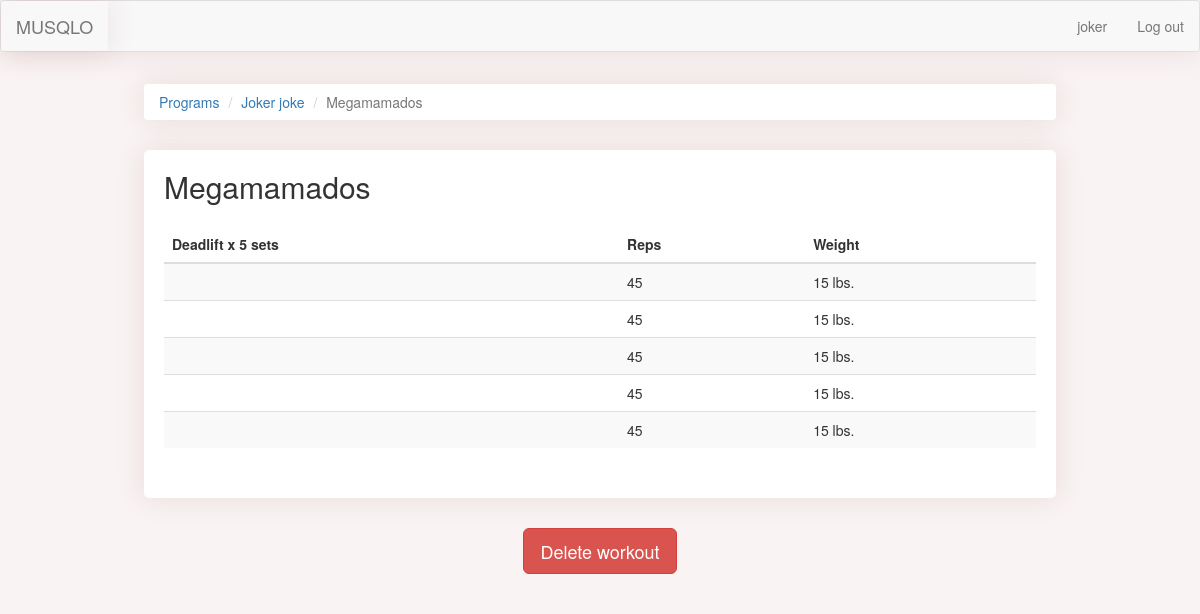
Before: /workouts/1 (signed in) with the older database file.
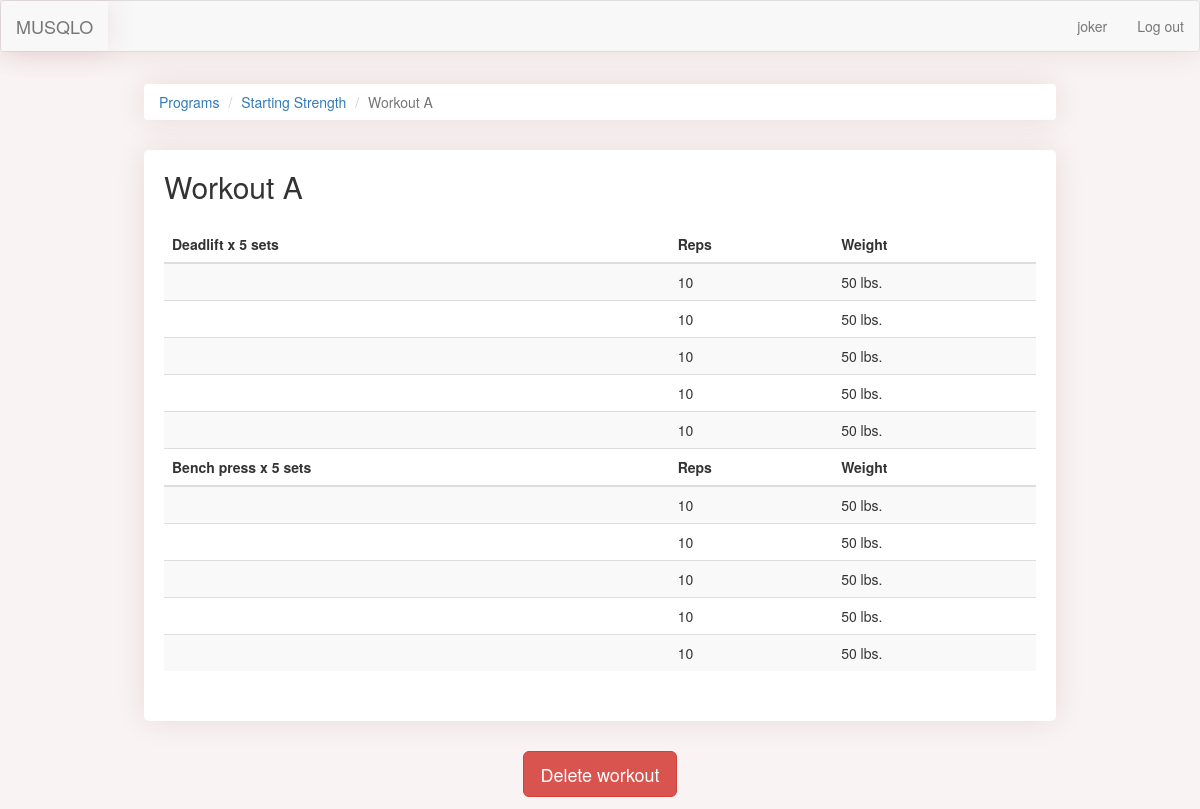
After: the same page with the newer database file.
### main.py (models this page shows)
class Program(db.Model):
    __tablename__ = "programs"
    id = Column(Integer, primary_key=True)
    user_id = Column(Integer, ForeignKey("users.id"))
    user = relationship("User", back_populates="programs")
    name = Column(String(200), nullable=False)
    weeks = Column(Integer, nullable=False)
    workouts = relationship("Workout", back_populates="parent_program")

class Workout(db.Model):
    __tablename__ = "workouts"
    id = Column(Integer, primary_key=True)
    name = Column(String(200), nullable=False)
    week = Column(Integer, nullable=False)
    date = Column(Date, nullable=False)
    program_id = Column(Integer, ForeignKey("programs.id"))
    parent_program = relationship("Program", back_populates="workouts")
    exercises = relationship("Exercise", back_populates="parent_workout")

class Exercise(db.Model):
    __tablename__ = "exercises"
    id = Column(Integer, primary_key=True)
    type = Column(String(200), nullable=False)
    workout_id = Column(Integer, ForeignKey("workouts.id"))
    parent_workout = relationship("Workout", back_populates="exercises")
    sets = relationship("Set", back_populates="parent_exercise")

class Set(db.Model):
    __tablename__ = "sets"
    id = Column(Integer, primary_key=True)
    weight = Column(Integer, nullable=False)
    reps = Column(Integer, nullable=False)
    order = Column(Integer, nullable=False)
    completed = Column(Boolean, nullable=False)
    exercise_id = Column(Integer, ForeignKey("exercises.id"))
    parent_exercise = relationship("Exercise", back_populates="sets")

### main.py (the view)
@app.route("/workouts/<int:workout_id>", methods=["GET", "POST"])
@protect_workout
def show_workout(workout_id):
    requested_workout = Workout.query.get(workout_id)
    return render_template("show-workout.html", workout=requested_workout)

### main.py (called while the page is built)
@login_manager.user_loader
def load_user(user_id):
    return User.query.get(int(user_id))

def protect_workout(f):
    @wraps(f)
    def decorated_function(workout_id, *args, **kwargs):
        requested_workout = Workout.query.get(workout_id)
        if requested_workout.parent_program.user_id != current_user.id:
            return abort(403)
        return f(workout_id, *args, **kwargs)
    return decorated_function

### templates/show-workout.html
{% extends 'bootstrap/base.html' %}
{% import "bootstrap/wtf.html" as wtf %}
{% block content %}
{% include "header.html" %}
<ol class="breadcrumb">
  <li><a href="{{url_for('dashboard')}}">Programs</a></li>
 <li><a href="{{url_for('show_program', program_id=workout.parent_program.id, week=workout.week)}}">{{workout.parent_program.name}}</a></li>
  <li class="active">{{ workout.name }}</li>
</ol>
<div class="card">
    <h2 class="card-title">{{ workout.name }}</h2>
    <table class="table table-striped">
        {% for exercise in workout.exercises: %}
            <thead>
                <tr>
                    <th scope="col">{{exercise.type}} x {{ exercise.sets|count }} sets</th>
                    <th scope="col">Reps</th>
                    <th scope="col">Weight</th>
                </tr>
            </thead>
            <tbody>
            {% for set in exercise.sets|reverse: %}
                <tr>
                    <td></td>
                    <td>{{set.reps}}</td>
                    <td>{{set.weight}} lbs.</td>
                </tr>
            {% endfor %}
            </tbody>
        {% endfor %}
    </table>
</div>
<div class="text-center">
    <a class="btn btn-lg btn-danger" href="{{url_for('delete_workout', workout_id=workout.id, week=workout.week)}}">Delete workout</a>
</div>
{% include "footer.html" %}
{% endblock %}

Changed rows visible on the page:
changed Program: parent_program.name "Joker joke" → "Starting Strength"
changed Workout: name "Megamamados" → "Workout A"
changed Set (number 1 of 10 on the later page): reps "45" → "10"; weight "15" → "50"
changed Set (number 2 of 10 on the later page): reps "45" → "10"; weight "15" → "50"
changed Set (number 3 of 10 on the later page): reps "45" → "10"; weight "15" → "50"
changed Set (number 4 of 10 on the later page): reps "45" → "10"; weight "15" → "50"
changed Set (number 5 of 10 on the later page): reps "45" → "10"; weight "15" → "50"
now on this page (row edited): Exercise: type "Bench press", sets|count "5"
now on this page (row edited): Set: reps "10", weight "50", shown under "Bench press"
now on this page (row edited): Set: reps "10", weight "50", shown under "Bench press"
now on this page (row edited): Set: reps "10", weight "50", shown under "Bench press"
now on this page (row edited): Set: reps "10", weight "50", shown under "Bench press"
now on this page (row edited): Set: reps "10", weight "50", shown under "Bench press"
